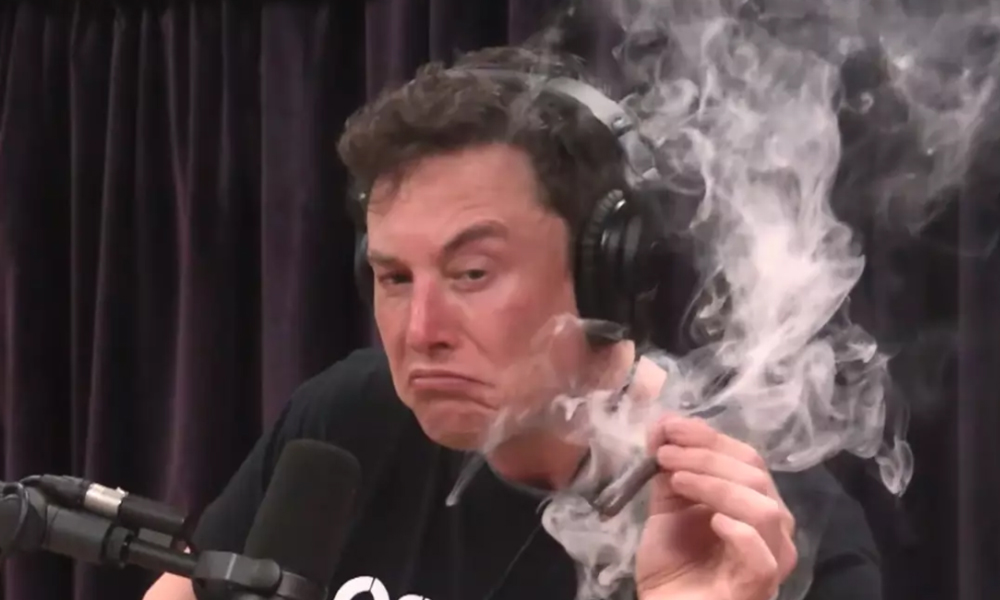
#> input picture day03/ex03/test.png, 1000 x 600 px, found by its file name
$ python ColorFilter.py
#> lines starting #> are read from the running program, lines starting #| are printed output that depends on the picture
### day03/ex03/ImageProcessor.py
from matplotlib import pyplot as plt


class ImageProcessor:
    @staticmethod
    def load(path):
#> called with path = 'day03/ex03/test.png'
        return plt.imread(path, 'png')
#> returned value is the input picture: shape (600, 1000, 3) float32; mean R, G, B 0.337, 0.273, 0.28

    @staticmethod
    def display(array):
        plt.imshow(array, 'gray')
        plt.show()


# [5 lines left out: function main, not called in this run]


# [2 lines that do not run on import are left out]

### day03/ex03/ColorFilter.py
import numpy as np
from ImageProcessor import ImageProcessor


class ColorFilter:
    @staticmethod
    def invert(array):
        return 1 - array

    @staticmethod
    def to_blue(array):
        blue = np.zeros(np.shape(array))
        blue[:, :, 2] = array[:, :, 2]
        return blue

    @staticmethod
    def to_green(array):
        return array * [0, 1, 0]

    def to_red(self, array):
        return array - self.to_blue(array) - self.to_green(array)

    @staticmethod
    def to_celluloid(array, thresholds=4):
        new = np.array(array)
        copy = np.array(array)
        for val in np.linspace(0, 1, thresholds, False)[::-1]:
            new[val <= copy] = val
            copy[val <= copy] = -1
        return new

    @staticmethod
    def to_grayscale(array, filt='weighted'):
#> called with filt = 'm'
        if filt in ('m', 'mean'):
            return np.sum(array, -1) / 3
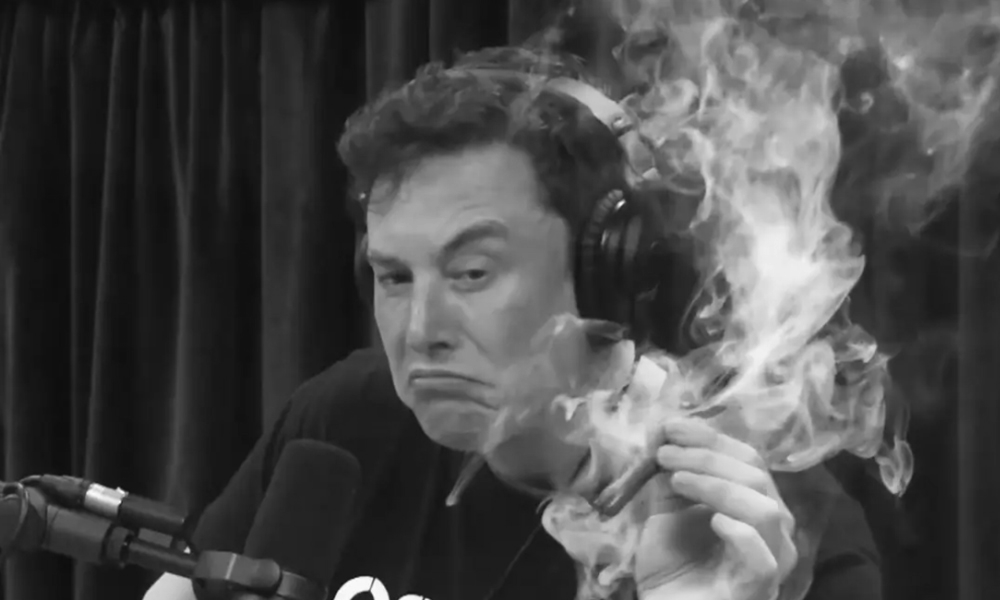
#> returned value: shape (600, 1000) float32; min 0.051, max 0.991, mean 0.296
        if filt in ('w', 'weighted'):
            return np.sum(array * [0.299, 0.587, 0.114], -1)


def main():
    imp = ImageProcessor()
    arr = imp.load("day03/ex03/test.png")
    cf = ColorFilter()
    imp.display(arr)
    # [5 lines of commented-out code are left out]
    imp.display(cf.to_grayscale(arr, 'm'))
    imp.display(cf.to_grayscale(arr, 'weighted'))


if __name__ == "__main__":
    main()
